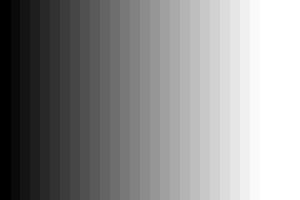
Frame 1 (no input)
Frame 60 (the mouse pressed at the canvas centre just before this capture): identical to frame 1, image omitted
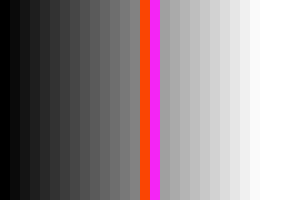
Frame 120 (the mouse held since frame 60 and released just before this capture)

The Processing sketch that drew these frames (run headless with seeded random() and noise(); from frame 60 on, the mouse is pressed at the canvas centre):

// Processing sketch: processing_80317
// ── processing_80317.pde

void setup(){
  size(300,200);
  noStroke();
}
void draw(){
  background(255);
  noStroke();
  //bucle
  bucle();
//Colors per interactuar
  colors();
//Augmentar la mida del rect
  augmentar();
}
//Definició colors
void colors(){
  if (mousePressed){
    if (mouseX >=290 && mouseX <=300){
      fill(#FF0000);
      rect (290,0,10,200);
    }
    if (mouseX >=280 && mouseX <=290){
      fill(#00F7AF);
      rect (280,0,10,200);
    }
    if (mouseX >=270 && mouseX <=280){
      fill(#C787F2);
      rect (270,0,10,200);
    }
    if (mouseX >=260 && mouseX <=270){
      fill(#080808);
      rect (260,0,10,200);
    }
    if (mouseX >=250 && mouseX <=260){
      fill(#2DE5F7);
      rect (250,0,10,200);
    }
    if (mouseX >=240 && mouseX <=250){
      fill(#F74B2D);
      rect (240,0,10,200);
    }
    if (mouseX >=230 && mouseX <=240){
      fill(#F7EC00);
      rect (230,0,10,200);
    }
    if (mouseX >=220 && mouseX <=230){
      fill(#70F7B0);
      rect (220,0,10,200);
    }
    if (mouseX >=210 && mouseX <=220){
      fill(#C4AFF5);
      rect (210,0,10,200);
    }
    if (mouseX >=200 && mouseX <=210){
      fill(#299B29);
      rect (200,0,10,200);
    }
    if (mouseX >=190 && mouseX <=200){
      fill(#F2AC89);
      rect (190,0,10,200);
    }
    if (mouseX >=180 && mouseX <=190){
      fill(#03578E);
      rect (180,0,10,200);
    }
    if (mouseX >=170 && mouseX <=180){
      fill(#F091C0);
      rect (170,0,10,200);
    }
    if (mouseX >=160 && mouseX <=170){
      fill(#BFFA03);
      rect (160,0,10,200);
    }
    if (mouseX >=150 && mouseX <=160){
      fill(#F425F5);
      rect (150,0,10,200);
    }
    if (mouseX >=140 && mouseX <=150){
      fill(#FA4503);
      rect (140,0,10,200);
    }
    if (mouseX >=130 && mouseX <=140){
      fill(#520409);
      rect (130,0,10,200);
    }
    if (mouseX >=120 && mouseX <=130){
      fill(#00A026);
      rect (130,0,10,200);
    }
    if (mouseX >=110 && mouseX <=120){
      fill(#93E0F2);
      rect (110,0,10,200);
    }
    if (mouseX >=100 && mouseX <=110){
      fill(#FA03CD);
      rect (100,0,10,200);
    }
    if (mouseX >=90 && mouseX <=100){
      fill(#F7C302);
      rect (90,0,10,200);
    }
    if (mouseX >=80 && mouseX <=90){
      fill(#F71B02);
      rect (80,0,10,200);
    }
    if (mouseX >=70 && mouseX <=80){
      fill(#0225F7);
      rect (70,0,10,200);
    }
    if (mouseX >=60 && mouseX <=70){
      fill(#36F702);
      rect (60,0,10,200);
    }
    if (mouseX >=50 && mouseX <=60){
      fill(#8D84F2);
      rect (50,0,10,200);
    }
    if (mouseX >=40 && mouseX <=50){
      fill(#00FF1B);
      rect (40,0,10,200);
    }
    if (mouseX >=30 && mouseX <=40){
      fill(#E9FF00);
      rect (30,0,10,200);
    }
    if (mouseX >=20 && mouseX <=30){
      fill(#0074FF);
      rect (20,0,10,200);
    }
    if (mouseX >=10 && mouseX <=20){
      fill(#9B0610);
      rect (10,0,10,200);
    }
    if (mouseX >=0 && mouseX <=10){
      fill(#FF0011);
      rect (0,0,10,200);
    }
  }
}
//Definició augmentar
void augmentar(){
  if(!(mousePressed)){
     int j = mouseX;
    if (mouseX >=0 && mouseX <=300){
      stroke(0);
      fill(0,0,0,0);
      rect(j,0,10,200);
    }
  }
}
//Definició bucle
void bucle(){
  int a=0;
  while(a<300){
    fill(a);
    rect(a,0,10,200);
    a=a+10;
  }
}
